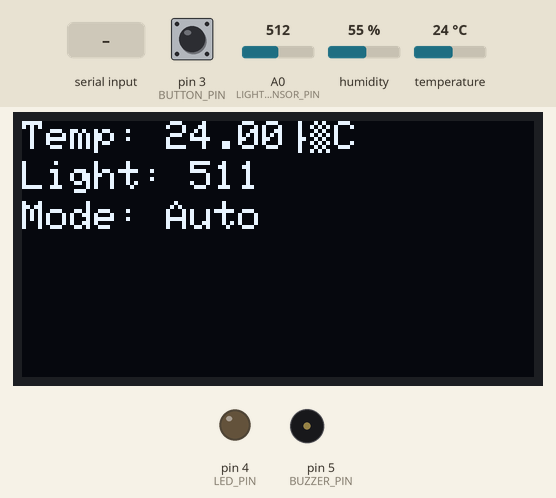
Simulated run of this sketch. Board: Arduino Uno, built with avr-gcc and run on an emulated ATmega328P. On the bench: 128×64 one-colour display, output pins drawn as LEDs (lit = HIGH), buzzer (waves = sounding). The inputs (shaded band) are chosen by the test bench; at power-on: temperature 24 °C, pin 3 (BUTTON_PIN) HIGH, A0 (LIGHT_SENSOR_PIN) = 512, humidity 55 %. What the sketch prints to the serial monitor is not drawn.

Above: at 1.2 s.
1.3 s: temperature set to 29.2 °C
At 3.3 s:
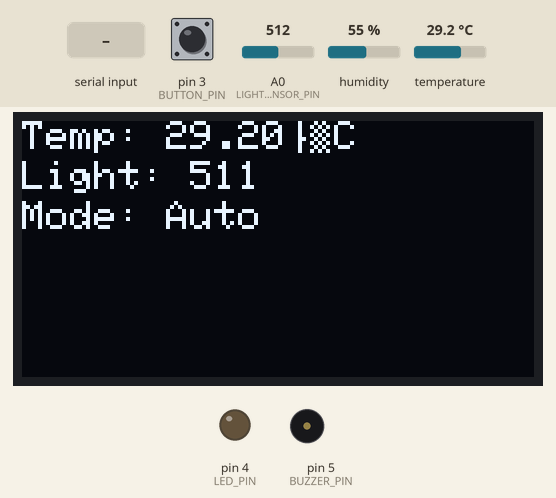
3.6 s: temperature set to 30.5 °C
At 4.31 s:
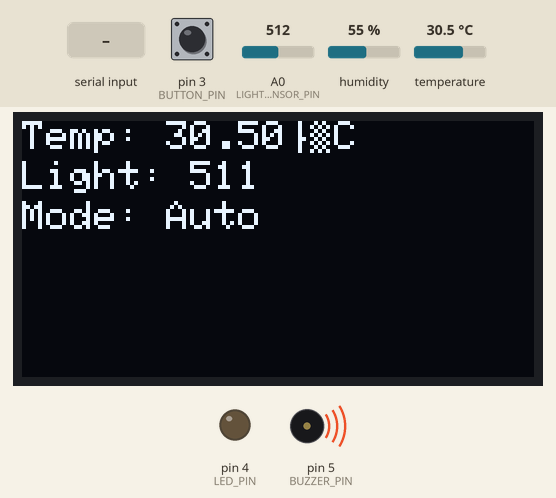
8.8 s: pin 3 (BUTTON_PIN) pulled LOW for 1.25 s
At 10.6 s:
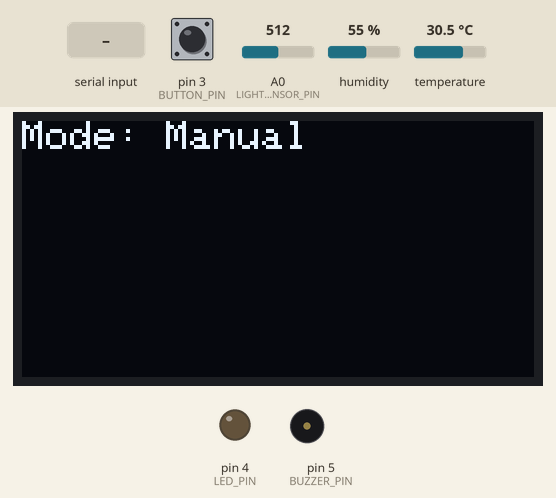
11.5 s: "r" received over Serial
At 13.0 s:
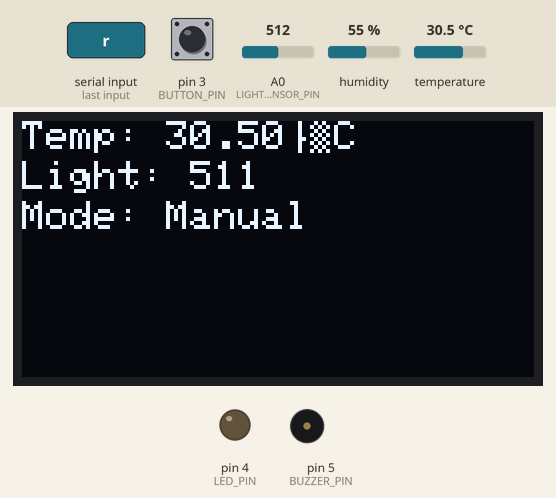
13.5 s: pin 3 (BUTTON_PIN) pulled LOW for 1.25 s
At 14.6 s:
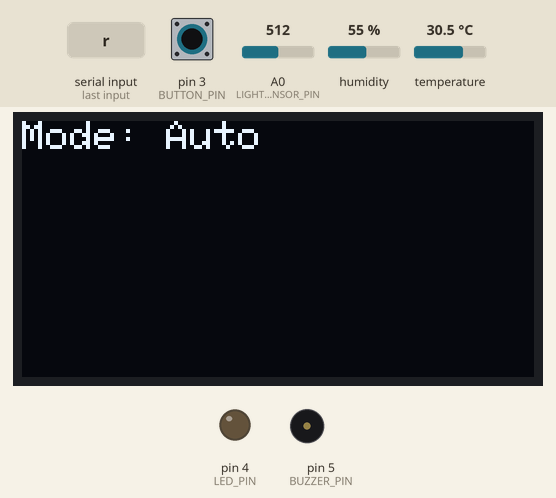
17.3 s: A0 (LIGHT_SENSOR_PIN) set to 805
At 18.7 s:
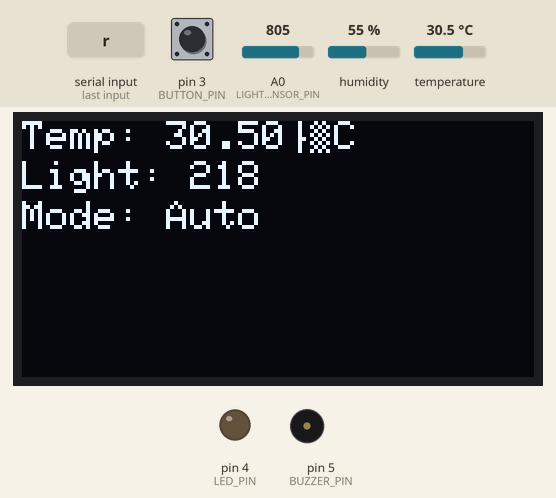
19.3 s: A0 (LIGHT_SENSOR_PIN) set to 838
Timing chart, 0 to 23.6 s (numbered marks = the images above; inputs shaded):
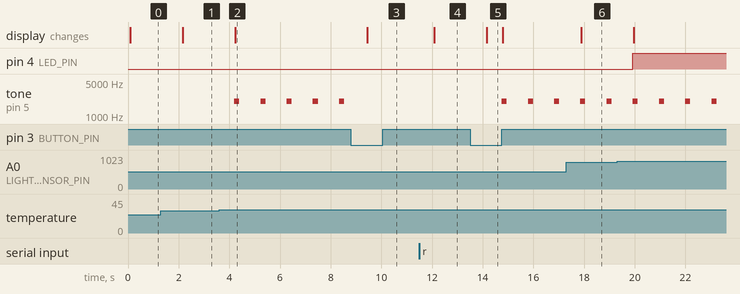

The sketch:

sketch.ino
```cpp
// Smart Room Monitor - Final Corrected Code
// Fixes: Active buzzer handling + inverted LDR readings

// ===== PINS & CONSTANTS =====
#define TEMP_SENSOR_PIN 2      // DHT22 data pin
#define LIGHT_SENSOR_PIN A0    // LDR analog pin
#define BUTTON_PIN 3           // Mode toggle button
#define LED_PIN 4              // LED indicator
#define BUZZER_PIN 5           // Buzzer control

// Thresholds (adjusted for inverted LDR)
const float tempThreshold = 30.0;  // Temperature alert threshold (°C)
const int lightThreshold = 200;    // Lower value = brighter light (now inverted)

// OLED settings
#define SCREEN_WIDTH 128
#define SCREEN_HEIGHT 64
#define OLED_ADDRESS 0x3C        // I2C address for OLED

// Buzzer settings
#define BUZZER_FREQ 2000         // Frequency in Hz
#define BUZZER_DURATION 200      // Duration in ms

// ===== LIBRARIES =====
#include <DHT.h>                // For DHT22
#include <Wire.h>
#include <Adafruit_SSD1306.h>   // For OLED
#include <Adafruit_GFX.h>

// ===== GLOBAL VARIABLES =====
bool autoMode = true;           // Start in auto mode
float tempReadings[10];         // Circular buffer for temperature
int lightReadings[10];          // Circular buffer for light
byte currentIndex = 0;          // Buffer index

// Initialize devices
DHT dht(TEMP_SENSOR_PIN, DHT22);
Adafruit_SSD1306 display(SCREEN_WIDTH, SCREEN_HEIGHT, &Wire, -1);

// ===== SETUP =====
void setup() {
  Serial.begin(9600);

  // Initialize sensors
  dht.begin();

  // Initialize pins
  pinMode(LED_PIN, OUTPUT);
  pinMode(BUZZER_PIN, OUTPUT);
  pinMode(BUTTON_PIN, INPUT_PULLUP);

  // Initialize OLED
  if(!display.begin(SSD1306_SWITCHCAPVCC, OLED_ADDRESS)) {
    Serial.println("OLED initialization failed!");
    while(1); // Halt if display fails
  }
  display.clearDisplay();
  display.setTextSize(1);
  display.setTextColor(WHITE);
  display.display();

  Serial.println("System initialized");
}

// ===== MAIN LOOP =====
void loop() {
  handleModeToggle();

  if (autoMode) {
    autoModeLogic();
  } else {
    manualModeLogic();
  }

  delay(1000); // Delay between readings
}

// ===== BUZZER FUNCTIONS ===== (NEW)
void triggerBuzzer() {
  tone(BUZZER_PIN, BUZZER_FREQ, BUZZER_DURATION); // Uses tone() instead of digitalWrite
}

void stopBuzzer() {
  noTone(BUZZER_PIN);
}

// ===== LDR CORRECTION (INVERTED READINGS) ===== (NEW)
int readCorrectedLight() {
  int raw = analogRead(LIGHT_SENSOR_PIN);
  return map(raw, 0, 1023, 1023, 0); // Inverts the reading
}

// ===== AUTO MODE ===== (UPDATED)
void autoModeLogic() {
  float temp = dht.readTemperature();
  int lightLevel = readCorrectedLight(); // Uses corrected light reading

  if (isnan(temp)) {
    Serial.println("Failed to read temperature!");
    return;
  }

  // Control outputs (updated for buzzer and inverted light)
  if (temp > tempThreshold) {
    triggerBuzzer(); // Uses new buzzer function
  } else {
    stopBuzzer();
  }

  digitalWrite(LED_PIN, lightLevel < lightThreshold ? HIGH : LOW);

  storeReading(temp, lightLevel);
  displayReadings(temp, lightLevel);

  Serial.print("Auto Mode - Temp: ");
  Serial.print(temp);
  Serial.print("°C, Light: ");
  Serial.println(lightLevel);
}

// ===== MANUAL MODE ===== (UPDATED)
void manualModeLogic() {
  if (Serial.available()) {
    char command = Serial.read();

    switch(command) {
      case 'l':
        digitalWrite(LED_PIN, !digitalRead(LED_PIN));
        break;

      case 'b':
        triggerBuzzer(); // Uses new buzzer function
        break;

      case 'r':
        float temp = dht.readTemperature();
        int light = readCorrectedLight(); // Uses corrected light reading
        Serial.print("Manual Mode - Temp: ");
        Serial.print(temp);
        Serial.print("°C, Light: ");
        Serial.println(light);
        displayReadings(temp, light);
        break;
    }
  }
}

// ===== REST OF THE FUNCTIONS REMAIN THE SAME =====
void handleModeToggle() {
  if (digitalRead(BUTTON_PIN) == LOW) {
    delay(50);
    if (digitalRead(BUTTON_PIN) == LOW) {
      autoMode = !autoMode;
      Serial.print("Mode changed to: ");
      Serial.println(autoMode ? "Auto" : "Manual");
      display.clearDisplay();
      display.setCursor(0, 0);
      display.print("Mode: ");
      display.println(autoMode ? "Auto" : "Manual");
      display.display();
      while(digitalRead(BUTTON_PIN) == LOW);
    }
  }
}

void storeReading(float temp, int light) {
  tempReadings[currentIndex] = temp;
  lightReadings[currentIndex] = light;
  currentIndex = (currentIndex + 1) % 10;
}

void displayReadings(float temp, int light) {
  display.clearDisplay();
  display.setCursor(0, 0);
  display.print("Temp: "); display.print(temp); display.print("°C");
  display.setCursor(0, 10);
  display.print("Light: "); display.print(light);
  display.setCursor(0, 20);
  display.print("Mode: "); display.print(autoMode ? "Auto" : "Manual");
  display.display();
}
```

Measured:
- the behaviour switches between 30 and 30.1 °C on temperature (found by bisection; images 1 and 2)
- after the input at 1.3 s, the display: changes after 0.86 s (image 1)
- after the input at 3.6 s, tone on pin 5 (BUZZER_PIN): alternates 2000 Hz for 0.20 s and silent for 0.83 s, starting after 0.60 s; the display: changes after 0.63 s (image 2)
- after the input at 8.8 s, tone on pin 5 (BUZZER_PIN): stops changing and stays silent; the display: changes after 0.64 s (image 3)
- after the input at 11.5 s, the display: changes after 0.59 s (image 4)
- after the input at 13.5 s, tone on pin 5 (BUZZER_PIN): alternates 2000 Hz for 0.20 s and silent for 0.83 s, starting after 1.3 s; the display: changes after 0.66 s (image 5)
- after the input at 17.3 s, the display: changes after 0.59 s (image 6)
- after the input at 19.3 s, pin 4 (LED_PIN): LOW → HIGH after 0.62 s
